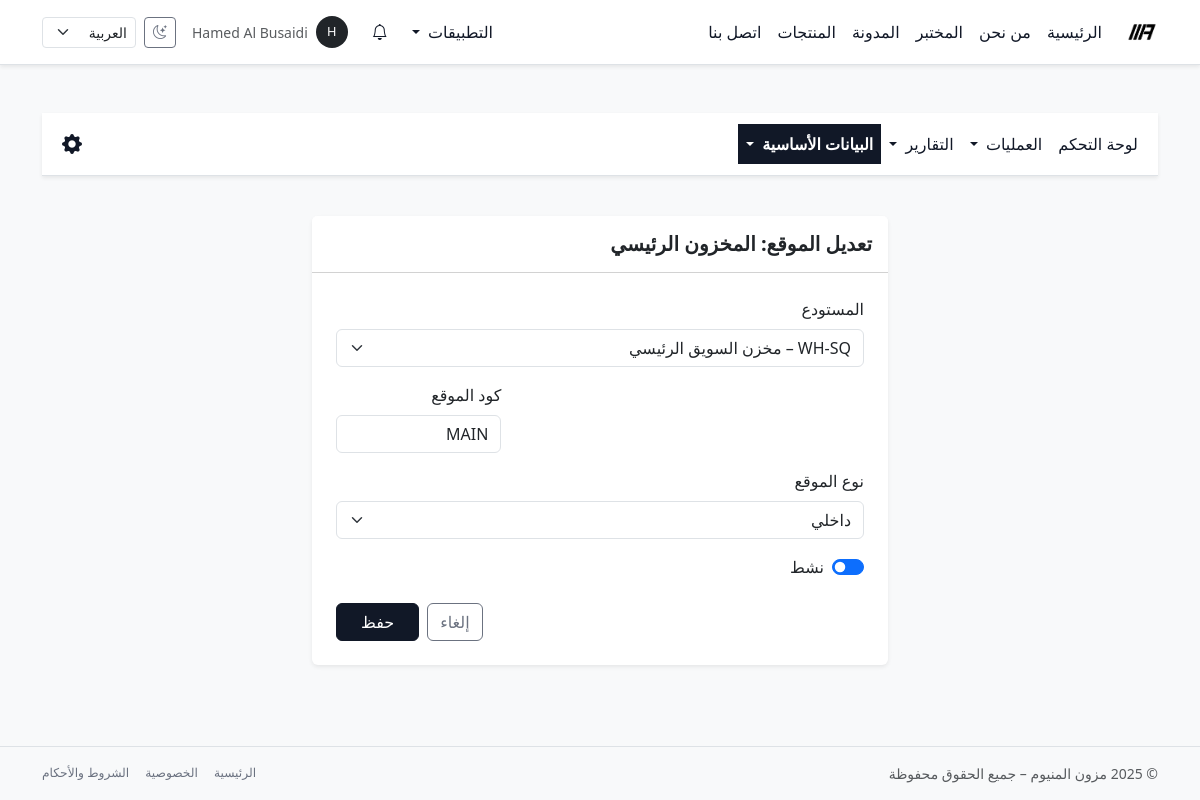
The page /ar/inventory/locations/1/edit/ (signed in) on the database its author committed.
### inventory/models.py (models this page shows, shortened)
class StockLocation(BaseModel):
    class LocationType(models.TextChoices):
        INTERNAL = "internal", _("داخلي")
        SUPPLIER = "supplier", _("مورد")
        CUSTOMER = "customer", _("عميل")
        SCRAP = "scrap", _("تالفة")
        TRANSIT = "transit", _("قيد النقل")
    warehouse = models.ForeignKey(
        Warehouse,
        on_delete=models.CASCADE,
        related_name="locations",
        verbose_name=_("المستودع"),
    )
    code = models.CharField(max_length=30, verbose_name=_("كود الموقع"))
    name = models.CharField(max_length=200, verbose_name=_("اسم الموقع"))
    type = models.CharField(
        max_length=20,
        choices=LocationType.choices,
        default=LocationType.INTERNAL,
        verbose_name=_("نوع الموقع"),
    )
    is_active = models.BooleanField(default=True, verbose_name=_("نشط"))
    objects = StockLocationManager()
    class Meta:
        verbose_name = _("موقع مخزون")
        verbose_name_plural = _("مواقع المخزون")
        ordering = ("warehouse__code", "code")
        indexes = [
            models.Index(fields=["is_deleted", "is_active"], name="location_del_active_idx"),
            models.Index(fields=["warehouse"], name="location_wh_idx"),
            models.Index(fields=["type"], name="location_type_idx"),
        ]
        constraints = [
            models.UniqueConstraint(
                fields=["warehouse", "code"],
                condition=Q(is_deleted=False),
                name="uniq_location_wh_code_visible",
            ),
        ]

### inventory/views.py (the view, shortened to what this page needs)
# urls.py: path("locations/<int:pk>/edit/", views.StockLocationUpdateView.as_view(), name="location_edit"),
class StockLocationUpdateView(LoginRequiredMixin, UpdateView):
    model = StockLocation
    form_class = StockLocationForm
    template_name = "inventory/locations/form.html"
    success_url = reverse_lazy("inventory:location_list")
    def get_context_data(self, **kwargs):
        context = super().get_context_data(**kwargs)
        context["page_title"] = _("تعديل الموقع: ") + str(self.object.name)
        context["active_section"] = "inventory_master"
        return context

### inventory/forms.py
class StockLocationForm(BootstrapFormMixin, forms.ModelForm):
    class Meta:
        model = StockLocation
        fields = ["warehouse", "code", "name_ar", "name_en", "type", "is_active"]

### core/context_processors/notifications.py (called while the page is built)
def notifications_context(request):
    user = request.user
    if not user.is_authenticated:
        return {}
    base_qs = Notification.objects.for_user(user)
    unread_count = base_qs.unread().count()
    recent_notifications = list(
        base_qs.select_related("target_content_type")[:10]
    )
    return {
        "notif_unread_count": unread_count,
        "notif_recent": recent_notifications,
        "notif_has_unread": unread_count > 0,
    }

### core/models/notifications.py (called while the page is built)
    def visible(self):
        return self.filter(is_deleted=False)

    def for_user(self, user: User):
        return self.visible().filter(recipient=user)

    def unread(self):
        return self.visible().filter(is_read=False)

### inventory/forms.py (called while the page is built)
    def _apply_bootstrap(self):
        for field in self.fields.values():
            widget = field.widget
            if isinstance(widget, (forms.TextInput, forms.Textarea, forms.NumberInput, forms.DateInput)):
                widget.attrs.setdefault("class", "form-control")
            elif isinstance(widget, forms.Select):
                widget.attrs.setdefault("class", "form-select")
            elif isinstance(widget, forms.CheckboxInput):
                widget.attrs.setdefault("class", "form-check-input")

### inventory/managers.py (called while the page is built)
    def visible(self):
        return self.filter(is_deleted=False)

    def get_queryset(self) -> StockLocationQuerySet:
        return super().get_queryset().visible()

### inventory/models.py (called while the page is built)
    def __str__(self) -> str:
        return f"{self.code} – {self.name}"

### templates/inventory/locations/form.html (shortened to what this page needs)
{% extends "inventory/base_inventory.html" %}
{% load i18n %}
{% block inventory_content %}
<div class="container py-4" style="max-width: 600px;">
    <div class="card shadow-sm border-0">
        <div class="card-header bg-white py-3">
            <h5 class="mb-0 fw-bold">{{ page_title }}</h5>
        </div>
        <div class="card-body p-4">
            <form method="post">
                <div class="mb-3">
                    <label class="form-label">{{ form.warehouse.label }}</label>
                    {{ form.warehouse }}
                </div>
                <div class="row g-3 mb-3">
                    <div class="col-md-8">
                    </div>
                    <div class="col-md-4">
                        <label class="form-label">{{ form.code.label }}</label>
                        {{ form.code }}
                    </div>
                </div>
                <div class="mb-3">
                    <label class="form-label">{{ form.type.label }}</label>
                    {{ form.type }}
                </div>
                <div class="form-check form-switch mb-4">
                    {{ form.is_active }}
                    <label class="form-check-label" for="{{ form.is_active.id_for_label }}">{{ form.is_active.label }}</label>
                </div>
                <div class="d-flex justify-content-end gap-2">
                    <a href="{% url 'inventory:location_list' %}" class="btn btn-outline-secondary">{% trans "إلغاء" %}</a>
                    <button type="submit" class="btn btn-primary px-4">{% trans "حفظ" %}</button>
                </div>
            </form>
        </div>
    </div>
</div>
{% endblock %}

### templates/base.html (shortened to what this page needs)
{% load static i18n %}
<!doctype html>
<html lang="{{ LANGUAGE_CODE }}" dir="{% if LANGUAGE_CODE == 'ar' %}rtl{% else %}ltr{% endif %}" data-bs-theme="light">
<head>
  {% if LANGUAGE_CODE == "ar" %}
    <link href="https://cdn.jsdelivr.net/npm/bootstrap@5.3.8/dist/css/bootstrap.rtl.min.css" rel="stylesheet"/>
  {% else %}
    <link href="https://cdn.jsdelivr.net/npm/bootstrap@5.3.8/dist/css/bootstrap.min.css" rel="stylesheet"/>
  {% endif %}
  <link rel="stylesheet" href="https://cdn.jsdelivr.net/npm/bootstrap-icons@1.11.3/font/bootstrap-icons.css">
  <link rel="stylesheet" href="{% static 'css/mazoon_style.css' %}"/>
</head>
<body class="bg-body-tertiary text-body d-flex flex-column min-vh-100">
<nav class="navbar navbar-expand-lg bg-body border-bottom shadow-sm sticky-top">
  <div class="container-lg">
    <a class="navbar-brand fw-bold d-flex align-items-center gap-2 py-2" href="{% url 'home' %}">
      <img src="{% static 'img/logo_mazoon_black.png' %}"
           alt="Mazoon Aluminum logo"
           class="img-fluid"
           style="height: 32px;">
    </a>
    <div class="collapse navbar-collapse" id="mainNavbar">
      <ul class="navbar-nav me-auto mb-2 mb-lg-0">
        <li class="nav-item">
          <a class="nav-link {% if request.resolver_match.url_name == 'home' %}active{% endif %}" href="{% url 'home' %}">{% trans "الرئيسية" %}</a>
        </li>
        <li class="nav-item">
          <a class="nav-link {% if request.resolver_match.url_name == 'about' %}active{% endif %}" href="{% url 'about' %}">{% trans "من نحن" %}</a>
        </li>
        <li class="nav-item">
          <a class="nav-link {% if request.resolver_match.url_name == 'lab' %}active{% endif %}" href="{% url 'lab' %}">{% trans "المختبر" %}</a>
        </li>
        <li class="nav-item">
          <a class="nav-link {% if request.resolver_match.url_name == 'blog_list' %}active{% endif %}" href="{% url 'blog_list' %}">{% trans "المدونة" %}</a>
        </li>
        <li class="nav-item">
          <a class="nav-link {% if request.resolver_match.url_name == 'product_list' %}active{% endif %}" href="{% url 'product_list' %}">{% trans "المنتجات" %}</a>
        </li>
        <li class="nav-item">
          <a class="nav-link {% if request.resolver_match.url_name == 'contact' %}active{% endif %}" href="{% url 'contact' %}">{% trans "اتصل بنا" %}</a>
        </li>
      </ul>
      <ul class="navbar-nav ms-auto mb-2 mb-lg-0 align-items-center gap-2">
        {% if user.is_authenticated %}
          {% if user.is_staff or user.is_superuser %}
            <li class="nav-item dropdown">
              <a class="nav-link dropdown-toggle" href="#" id="appsDropdown" role="button" data-bs-toggle="dropdown" aria-expanded="false">
                {% trans "التطبيقات" %}
              </a>
            </li>
          {% endif %}
        {% endif %}
        {% include "core/notifications/_navbar_dropdown.html" %}
        {% if user.is_authenticated %}
          <li class="nav-item dropdown">
            <a class="nav-link d-flex align-items-center gap-2"
               href="#"
               id="userMenuDropdown"
               role="button"
               data-bs-toggle="dropdown"
               aria-expanded="false">
              <span class="rounded-circle d-inline-flex justify-content-center align-items-center bg-dark text-white"
                    style="width: 32px; height: 32px; font-size: 0.8rem;">
                {{ user.username|first|upper }}
              </span>
              <span class="d-none d-xl-inline small text-muted">
                {{ user.get_full_name|default:user.username }}
              </span>
            </a>
          </li>
        {% endif %}
        <li class="nav-item">
          <button class="btn btn-sm btn-outline-secondary d-flex align-items-center justify-content-center"
                  type="button"
                  id="themeToggleBtn"
                  aria-label="{% trans 'تبديل وضع اللون' %}"
                  title="{% trans 'تبديل وضع اللون' %}">
            <i class="bi bi-moon-stars" id="themeToggleIcon"></i>
          </button>
        </li>
        <li class="nav-item">
          <form action="{% url 'set_language' %}" method="post" class="d-flex align-items-center">
            <select name="language"
                    class="form-select form-select-sm"
                    onchange="this.form.submit()">
              <option value="ar" {% if LANGUAGE_CODE == 'ar' %}selected{% endif %}>العربية</option>
            </select>
          </form>
        </li>
      </ul>
    </div>
  </div>
</nav>
<main class="py-4 py-md-5 flex-grow-1">
  <div class="container-lg">
    {% block content %}{% endblock %}
  </div>
</main>
<footer class="border-top py-3 mt-auto bg-body-tertiary d-print-none">
  <div class="container-lg d-flex flex-column flex-md-row justify-content-between align-items-center text-muted small gap-2">
   <div>
  &copy; {% now "Y" %} {% trans "مزون المنيوم – جميع الحقوق محفوظة" %}
</div>
    <div class="d-flex gap-3">
      <a href="{% url 'home' %}" class="link-secondary text-decoration-none small">{% trans "الرئيسية" %}</a>
      <a href="#" class="link-secondary text-decoration-none small">{% trans "الخصوصية" %}</a>
      <a href="#" class="link-secondary text-decoration-none small">{% trans "الشروط والأحكام" %}</a>
    </div>
  </div>
</footer>
</body>
</html>

### static/css/mazoon_style.css (style rules this page uses)
:root, [data-bs-theme="light"] { --bs-link-color: #111827; --bs-link-color-rgb: 17, 24, 39; --bs-link-hover-color: #020617; --bs-link-hover-color-rgb: 2, 6, 23; --bs-primary: #111827; --bs-primary-rgb: 17, 24, 39; --bs-secondary: #6b7280; --bs-secondary-rgb: 107, 114, 128; }
[data-bs-theme="light"] .btn-primary { --bs-btn-bg: #111827; --bs-btn-border-color: #111827; --bs-btn-color: #fff; --bs-btn-hover-bg: #020617; --bs-btn-hover-border-color: #020617; }
[data-bs-theme="light"] .btn-outline-secondary { --bs-btn-color: #6b7280; --bs-btn-border-color: #6b7280; --bs-btn-hover-color: #fff; --bs-btn-hover-bg: #6b7280; --bs-btn-hover-border-color: #6b7280; }
[data-bs-theme="light"] .nav-link { color: #111827 !important; }
.navbar-brand { padding-top: 0.25rem; padding-bottom: 0.25rem; }

### rows shown on the page
StockLocation: warehouse "WH-SQ – مخزن السويق الرئيسي", code "MAIN", type "داخلي", is_active "☑"

### other values the page prints
{{ user.username|first|upper }} "H"
{{ user.get_full_name|default:user.username }} "Hamed Al Busaidi"
{{ page_title }} "تعديل الموقع: المخزون الرئيسي"
